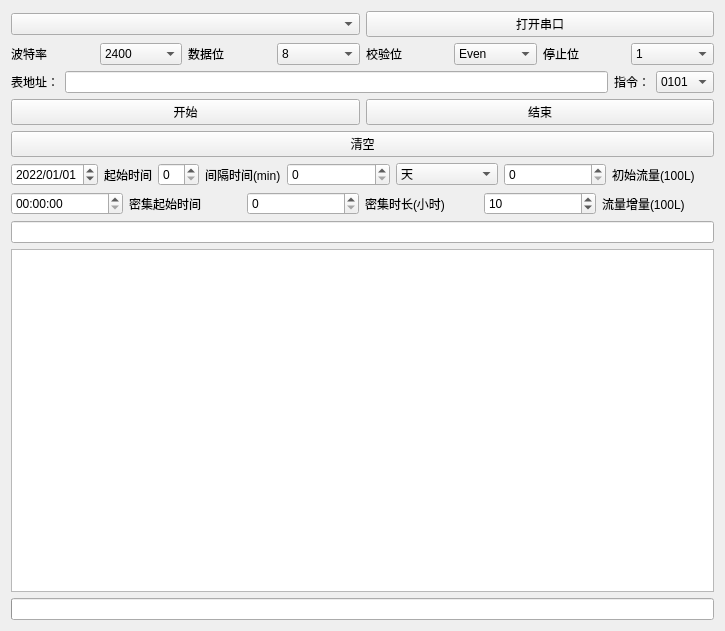
<?xml version="1.0" encoding="UTF-8"?>
<ui version="4.0">
 <class>Widget</class>
 <widget class="QWidget" name="Widget">
  <property name="geometry">
   <rect>
    <x>0</x>
    <y>0</y>
    <width>725</width>
    <height>631</height>
   </rect>
  </property>
  <property name="windowTitle">
   <string>Widget</string>
  </property>
  <layout class="QGridLayout" name="gridLayout">
   <item row="6" column="0" colspan="2">
    <layout class="QHBoxLayout" name="horizontalLayout_6">
     <item>
      <widget class="QTimeEdit" name="timeEdit"/>
     </item>
     <item>
      <widget class="QLabel" name="label_5">
       <property name="text">
        <string>密集起始时间</string>
       </property>
      </widget>
     </item>
     <item>
      <widget class="QSpinBox" name="spinBox_4"/>
     </item>
     <item>
      <widget class="QLabel" name="label_6">
       <property name="text">
        <string>密集时长(小时)</string>
       </property>
      </widget>
     </item>
     <item>
      <widget class="QSpinBox" name="spinBox_5">
       <property name="value">
        <number>10</number>
       </property>
      </widget>
     </item>
     <item>
      <widget class="QLabel" name="label_7">
       <property name="text">
        <string>流量增量(100L)</string>
       </property>
      </widget>
     </item>
    </layout>
   </item>
   <item row="4" column="0" colspan="2">
    <widget class="QPushButton" name="pushButton">
     <property name="text">
      <string>清空</string>
     </property>
    </widget>
   </item>
   <item row="8" column="0" colspan="2">
    <widget class="QTextBrowser" name="textBrowser"/>
   </item>
   <item row="5" column="0" colspan="2">
    <layout class="QHBoxLayout" name="horizontalLayout_5">
     <item>
      <layout class="QHBoxLayout" name="horizontalLayout_3">
       <item>
        <widget class="QDateEdit" name="dateEdit">
         <property name="dateTime">
          <datetime>
           <hour>0</hour>
           <minute>0</minute>
           <second>0</second>
           <year>2022</year>
           <month>1</month>
           <day>1</day>
          </datetime>
         </property>
         <property name="displayFormat">
          <string>yyyy/MM/dd</string>
         </property>
         <property name="date">
          <date>
           <year>2022</year>
           <month>1</month>
           <day>1</day>
          </date>
         </property>
        </widget>
       </item>
       <item>
        <widget class="QLabel" name="label_4">
         <property name="text">
          <string>起始时间</string>
         </property>
        </widget>
       </item>
       <item>
        <widget class="QSpinBox" name="spinBox_2"/>
       </item>
       <item>
        <widget class="QLabel" name="label_2">
         <property name="text">
          <string>间隔时间(min)</string>
         </property>
        </widget>
       </item>
      </layout>
     </item>
     <item>
      <layout class="QHBoxLayout" name="horizontalLayout_2">
       <item>
        <widget class="QSpinBox" name="spinBox"/>
       </item>
       <item>
        <widget class="QComboBox" name="timetype_comboBox">
         <property name="currentText">
          <string>天</string>
         </property>
         <item>
          <property name="text">
           <string>天</string>
          </property>
         </item>
         <item>
          <property name="text">
           <string>时</string>
          </property>
         </item>
         <item>
          <property name="text">
           <string>分</string>
          </property>
         </item>
        </widget>
       </item>
      </layout>
     </item>
     <item>
      <layout class="QHBoxLayout" name="horizontalLayout_4">
       <item>
        <widget class="QSpinBox" name="spinBox_3">
         <property name="value">
          <number>0</number>
         </property>
        </widget>
       </item>
       <item>
        <widget class="QLabel" name="label_3">
         <property name="text">
          <string>初始流量(100L)</string>
         </property>
        </widget>
       </item>
      </layout>
     </item>
    </layout>
   </item>
   <item row="7" column="0" colspan="2">
    <widget class="QLineEdit" name="lineEdit"/>
   </item>
   <item row="9" column="0" colspan="2">
    <widget class="QProgressBar" name="progressBar">
     <property name="value">
      <number>0</number>
     </property>
     <property name="textVisible">
      <bool>false</bool>
     </property>
     <property name="format">
      <string notr="true"/>
     </property>
    </widget>
   </item>
   <item row="2" column="0" colspan="2">
    <layout class="QHBoxLayout" name="horizontalLayout_9">
     <item>
      <widget class="QLabel" name="label_12">
       <property name="text">
        <string>表地址：</string>
       </property>
      </widget>
     </item>
     <item>
      <widget class="QLineEdit" name="lineEdit_2"/>
     </item>
     <item>
      <widget class="QLabel" name="label">
       <property name="text">
        <string>指令：</string>
       </property>
      </widget>
     </item>
     <item>
      <widget class="QComboBox" name="instructComboBox">
       <item>
        <property name="text">
         <string>0101</string>
        </property>
       </item>
       <item>
        <property name="text">
         <string>1110</string>
        </property>
       </item>
      </widget>
     </item>
    </layout>
   </item>
   <item row="3" column="0" colspan="2">
    <layout class="QHBoxLayout" name="horizontalLayout">
     <item>
      <widget class="QPushButton" name="startButton">
       <property name="styleSheet">
        <string notr="true">QPushButton#queenMenuButton:pressed{
background-color: rgba(255, 255, 255, 150);
border:2px solid white;border-radius:10px;
padding-left:6px;
padding-top:6px;
}</string>
       </property>
       <property name="text">
        <string>开始</string>
       </property>
      </widget>
     </item>
     <item>
      <widget class="QPushButton" name="stopButton">
       <property name="styleSheet">
        <string notr="true">QPushButton#queenMenuButton:pressed{
background-color: rgba(255, 255, 255, 150);
border:2px solid white;border-radius:10px;
padding-left:6px;
padding-top:6px;
}</string>
       </property>
       <property name="text">
        <string>结束</string>
       </property>
      </widget>
     </item>
    </layout>
   </item>
   <item row="0" column="1">
    <widget class="QPushButton" name="serialButton">
     <property name="text">
      <string>打开串口</string>
     </property>
    </widget>
   </item>
   <item row="0" column="0">
    <widget class="myCombox" name="serialBox"/>
   </item>
   <item row="1" column="0" colspan="2">
    <layout class="QHBoxLayout" name="horizontalLayout_7">
     <item>
      <widget class="QLabel" name="label_8">
       <property name="text">
        <string>波特率</string>
       </property>
      </widget>
     </item>
     <item>
      <widget class="QComboBox" name="BaudRateBox">
       <property name="sizePolicy">
        <sizepolicy hsizetype="Preferred" vsizetype="Preferred">
         <horstretch>0</horstretch>
         <verstretch>0</verstretch>
        </sizepolicy>
       </property>
       <property name="currentText">
        <string>2400</string>
       </property>
       <property name="currentIndex">
        <number>1</number>
       </property>
       <item>
        <property name="text">
         <string>1200</string>
        </property>
       </item>
       <item>
        <property name="text">
         <string>2400</string>
        </property>
       </item>
       <item>
        <property name="text">
         <string>4800</string>
        </property>
       </item>
       <item>
        <property name="text">
         <string>9600</string>
        </property>
       </item>
       <item>
        <property name="text">
         <string>19200</string>
        </property>
       </item>
       <item>
        <property name="text">
         <string>38400</string>
        </property>
       </item>
       <item>
        <property name="text">
         <string>57600</string>
        </property>
       </item>
       <item>
        <property name="text">
         <string>115200</string>
        </property>
       </item>
      </widget>
     </item>
     <item>
      <widget class="QLabel" name="label_11">
       <property name="text">
        <string>数据位</string>
       </property>
      </widget>
     </item>
     <item>
      <widget class="QComboBox" name="DataBitsBox">
       <property name="currentText">
        <string>8</string>
       </property>
       <item>
        <property name="text">
         <string>8</string>
        </property>
       </item>
       <item>
        <property name="text">
         <string>7</string>
        </property>
       </item>
       <item>
        <property name="text">
         <string>6</string>
        </property>
       </item>
       <item>
        <property name="text">
         <string>5</string>
        </property>
       </item>
      </widget>
     </item>
     <item>
      <widget class="QLabel" name="label_9">
       <property name="text">
        <string>校验位</string>
       </property>
      </widget>
     </item>
     <item>
      <widget class="QComboBox" name="verifyBox">
       <property name="editable">
        <bool>false</bool>
       </property>
       <property name="currentText">
        <string>Even</string>
       </property>
       <property name="currentIndex">
        <number>1</number>
       </property>
       <item>
        <property name="text">
         <string>No</string>
        </property>
       </item>
       <item>
        <property name="text">
         <string>Even</string>
        </property>
       </item>
       <item>
        <property name="text">
         <string>Odd</string>
        </property>
       </item>
       <item>
        <property name="text">
         <string>Space</string>
        </property>
       </item>
       <item>
        <property name="text">
         <string>Mark</string>
        </property>
       </item>
      </widget>
     </item>
     <item>
      <widget class="QLabel" name="label_10">
       <property name="text">
        <string>停止位</string>
       </property>
      </widget>
     </item>
     <item>
      <widget class="QComboBox" name="StopBitsBox">
       <property name="currentText">
        <string>1</string>
       </property>
       <item>
        <property name="text">
         <string>1</string>
        </property>
       </item>
       <item>
        <property name="text">
         <string>1.5</string>
        </property>
       </item>
       <item>
        <property name="text">
         <string>2</string>
        </property>
       </item>
      </widget>
     </item>
    </layout>
   </item>
  </layout>
 </widget>
 <layoutdefault spacing="6" margin="11"/>
 <customwidgets>
  <customwidget>
   <class>myCombox</class>
   <extends>QComboBox</extends>
   <header>mycombox.h</header>
  </customwidget>
 </customwidgets>
 <resources/>
 <connections/>
</ui>
